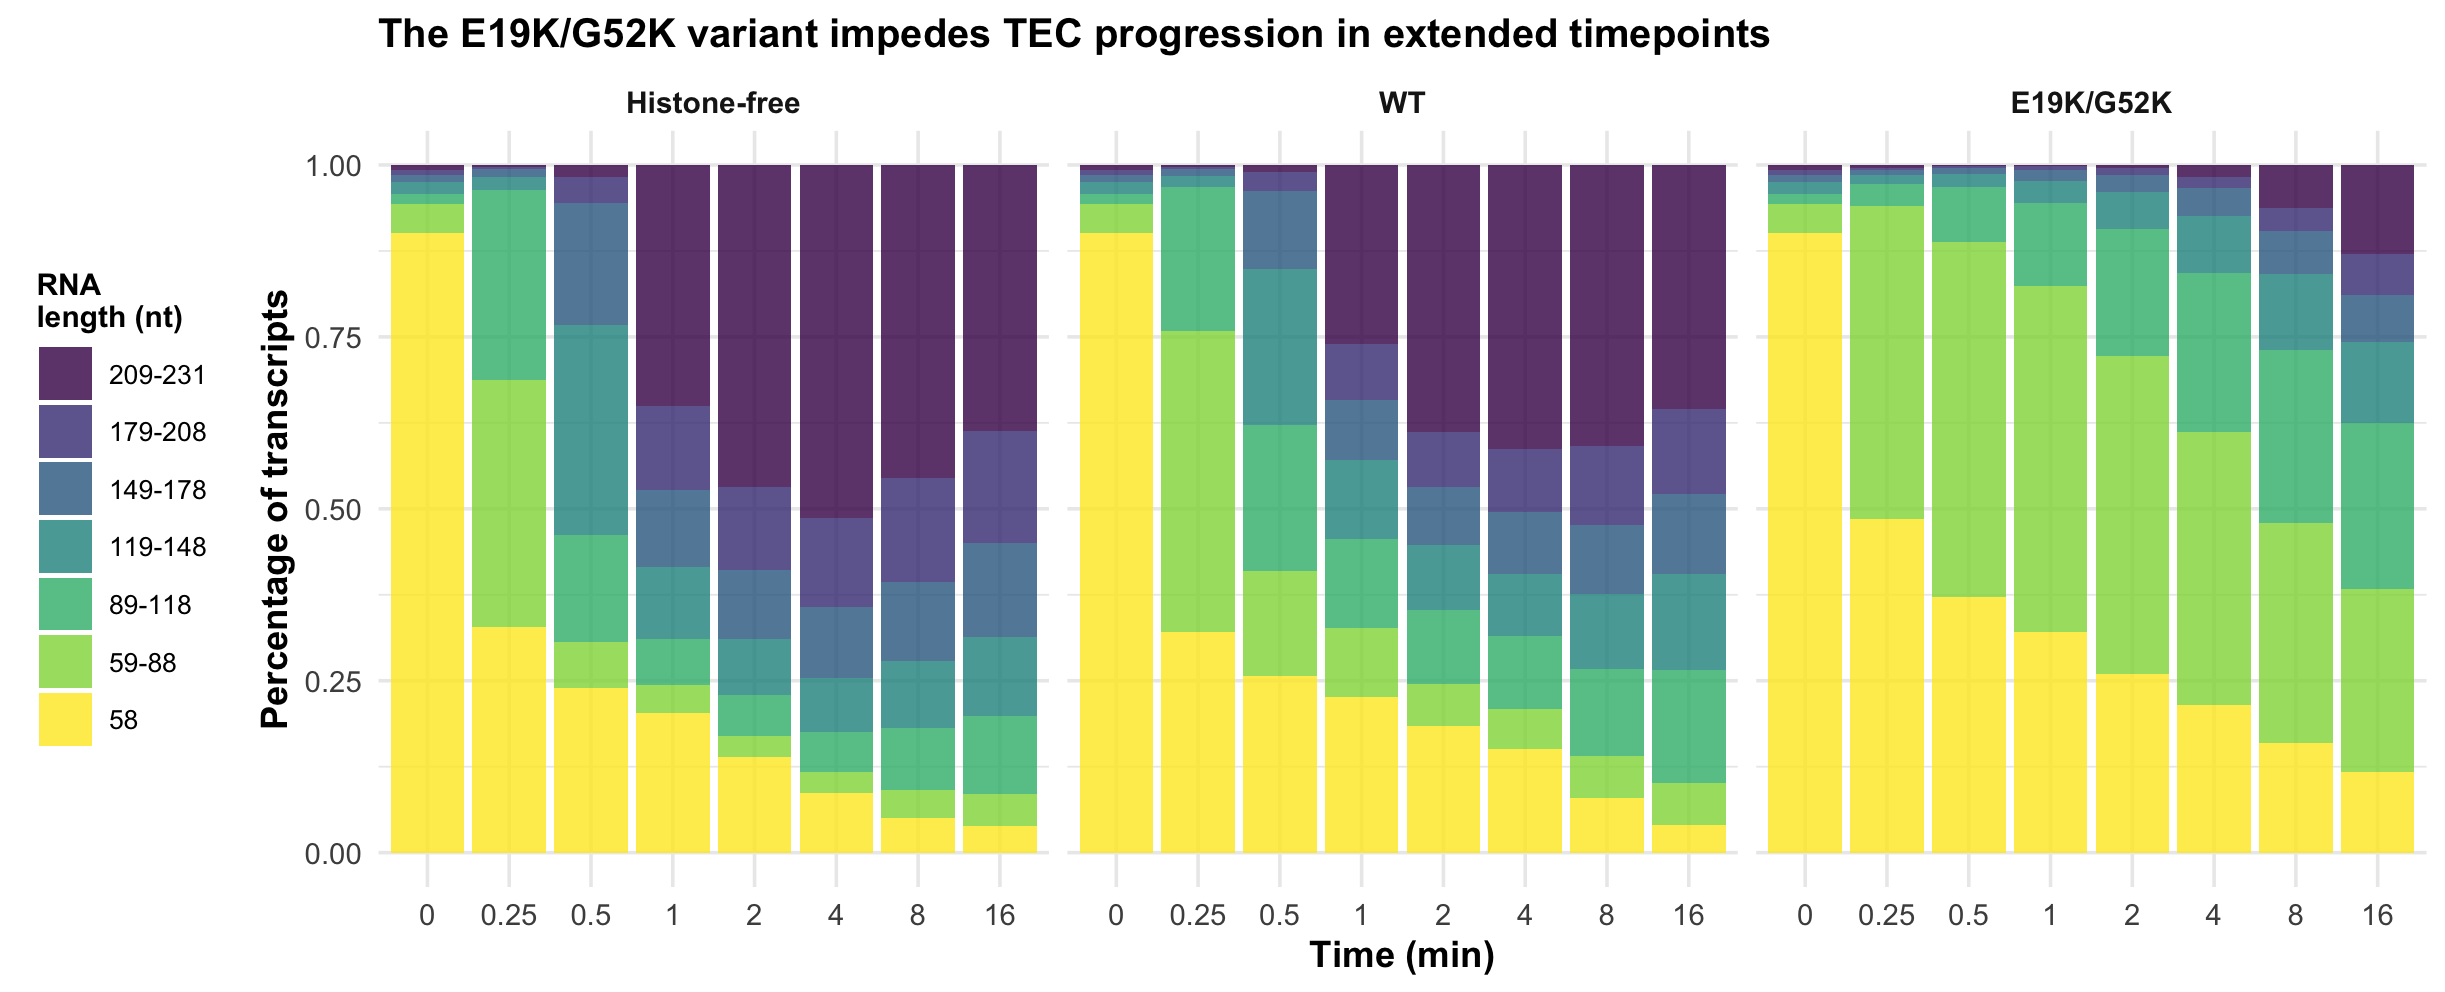

Write the R code that produced this figure.
library(tidyverse)
library(readr)
library(viridis)

ec <- read_csv("excel/ext_chase_msmts_long.csv")

ec <- ec %>% mutate(time = as.factor(time),
                    mins = as.factor(mins),
                    type = as.factor(type),
                    type = fct_inorder(type),
                    bin = as.factor(bin),
                    bin = fct_rev(bin))

ec %>% ggplot(aes(x = mins,
                  y = percent,
                  fill = bin)) +
  geom_bar(position = "fill", 
           stat = "identity") +
  scale_fill_viridis(discrete = TRUE,
                     name = "RNA \nlength (nt)",
                     alpha = 0.8,
                     labels = c("209-231","179-208","149-178","119-148",
                                "89-118","59-88","58")) +
  labs(x = "Time (min)", y = "Percentage of transcripts") +
  ggtitle("The E19K/G52K variant impedes TEC progression in extended timepoints") +
  facet_wrap(~ type) +
  theme_minimal() +
  theme(plot.title = element_text(family = '', face = 'bold', size = 12),
        axis.title = element_text(family = '', 
                                  face = 'bold', size = 11),
        legend.title = element_text(family = '', 
                                    face = 'bold', size = 9),
        legend.text = element_text(size = 8),
        legend.position = "left",
        strip.text.x = element_text(family = '', 
                                    face = 'bold', size = 9))
